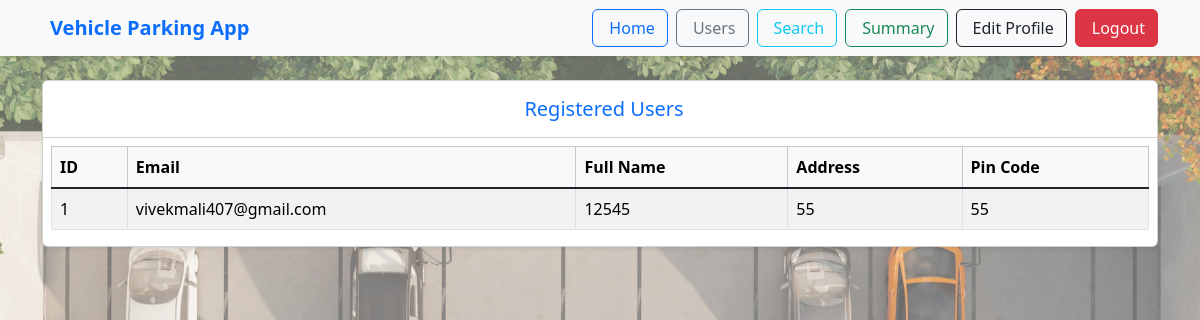
Page /users (signed in) on the earlier database version.
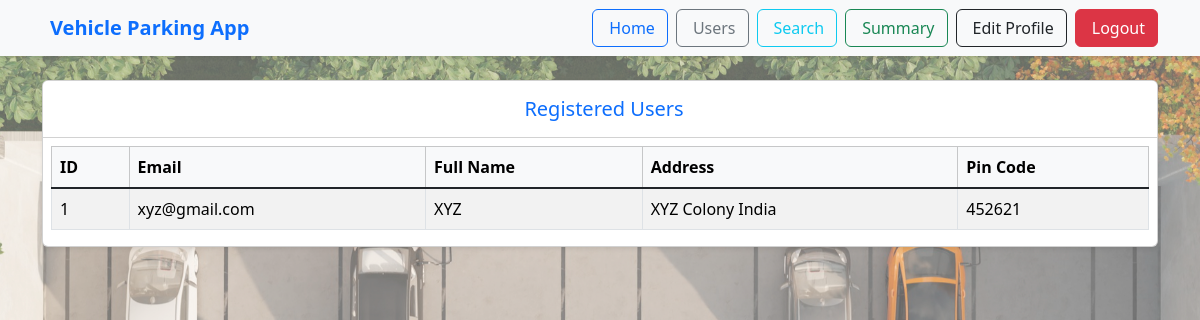
Same page on the later database version.
### models/models.py (models this page shows)
class User(db.Model):
    user_id = db.Column(db.Integer, primary_key=True, autoincrement = True )
    user_email = db.Column(db.String(100), unique = True , nullable = False)
    user_password = db.Column(db.String(250), nullable = False)
    user_name = db.Column(db.String(50), nullable = False)
    user_address = db.Column(db.String(250), nullable = True)
    user_pincode = db.Column(db.String(10), nullable = True)
    role_id = db.Column(db.Integer, db.ForeignKey('role.id'), nullable = True)
    role = db.relationship('Role', backref='user', lazy=True)

### controller/routes.py (the view)
@app.route('/users')
def users():
    if 'user_email' not in session or session.get('user_role',None) != 'admin':
        flash('Access denied! Admins only.', 'error')
        return redirect(url_for('home'))
    else:
        users = User.query.filter(User.role_id != 1 ).all()
        return render_template('users.html', users=users)

### templates/users.html (shortened to what this page needs)
{% extends 'base.html' %}
{% block content %}
<div class="container py-4">
  <div class="card shadow-sm">
    <div class="card-header bg-white">
      <h5 class="mb-0 text-primary text-center mb-2 mt-2">
        Registered Users
      </h5>
    </div>
    <div class="card-body p-2">
      <div class="table-responsive">
        <table class="table table-hover table-striped mb-2 align-middle table-bordered">
          <thead class="table-light">
            <tr>
              <th>ID</th>
              <th>Email</th>
              <th>Full Name</th>
              <th>Address</th>
              <th>Pin Code</th>
            </tr>
          </thead>
          <tbody class="table-group-divider">
            {% for user in users %}
              <tr>
                <td>{{ loop.index }}</td>
                <td>{{ user.user_email }}</td>
                <td>{{ user.user_name }}</td>
                <td>{{ user.user_address }}</td>
                <td>{{ user.user_pincode }}</td>
              </tr>
            {% endfor %}
          </tbody>
        </table>
      </div>
    </div>
  </div>
</div>
{% endblock %}

Differences in the rows shown:
changed User: user_email "vivekmali407@gmail.com" → "xyz@gmail.com"; user_name "12545" → "XYZ"; user_address "55" → "XYZ Colony India"; user_pincode "55" → "452621"
